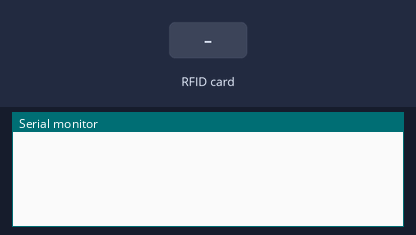
A sketch run on a simulated Arduino Mega 2560, built with avr-gcc and run on an emulated ATmega2560. On the bench: the last lines printed to the serial monitor. Inputs (shaded band) come from the test bench.

Above: at 1.2 s.
1.3 s: RFID card 6B CF D8 53 held to the reader
At 2.2 s:
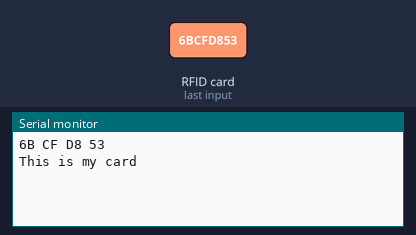
2.8 s: RFID card 5E 7A 19 C4 held to the reader
At 3.6 s:
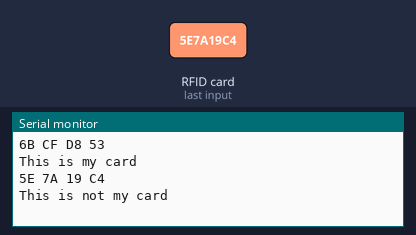

The sketch:

rfid_msrc102.ino
```cpp
#include <SPI.h>
#include <MFRC522.h>

#define SS_PIN 53
#define RST_PIN 5

MFRC522 rfid(SS_PIN, RST_PIN);
byte myCard[4] = {0x6B, 0xCF, 0xD8, 0x53};

void setup() {
  Serial.begin(9600);
  SPI.begin();
  rfid.PCD_Init();
}

void loop() {

  if (rfid.PICC_IsNewCardPresent() && rfid.PICC_ReadCardSerial()) {
    int is_mycard = 1;

    for (int i = 0; i < 4; i++) {
      Serial.print(rfid.uid.uidByte[i], HEX);
      Serial.print(" ");
      if (rfid.uid.uidByte[i] != myCard[i]) {
        is_mycard = 0;
      }
    }

    Serial.println(" ");

    if (is_mycard == 1) {
      Serial.println("This is my card");
    }
    else {
      Serial.println("This is not my card");
    }
    rfid.PICC_HaltA();
    rfid.PCD_StopCrypto1();
  }

}
```

Measured:
- after the input at 1.3 s, the serial monitor: prints a new line at once (image 1)
- after the input at 2.8 s, the serial monitor: prints a new line at once (image 2)
